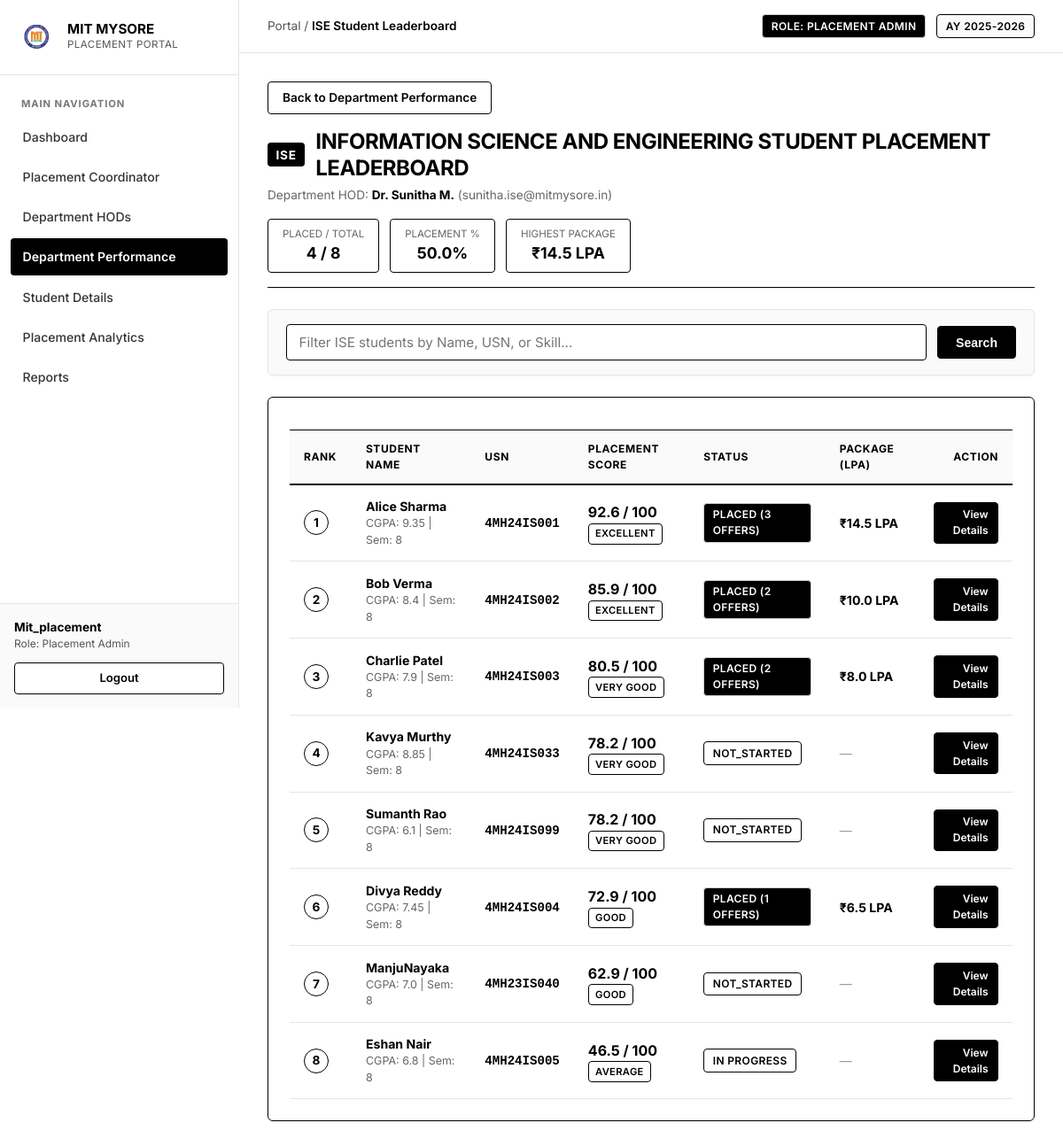
Before: /portal/department/ISE (signed in) with the older database file.
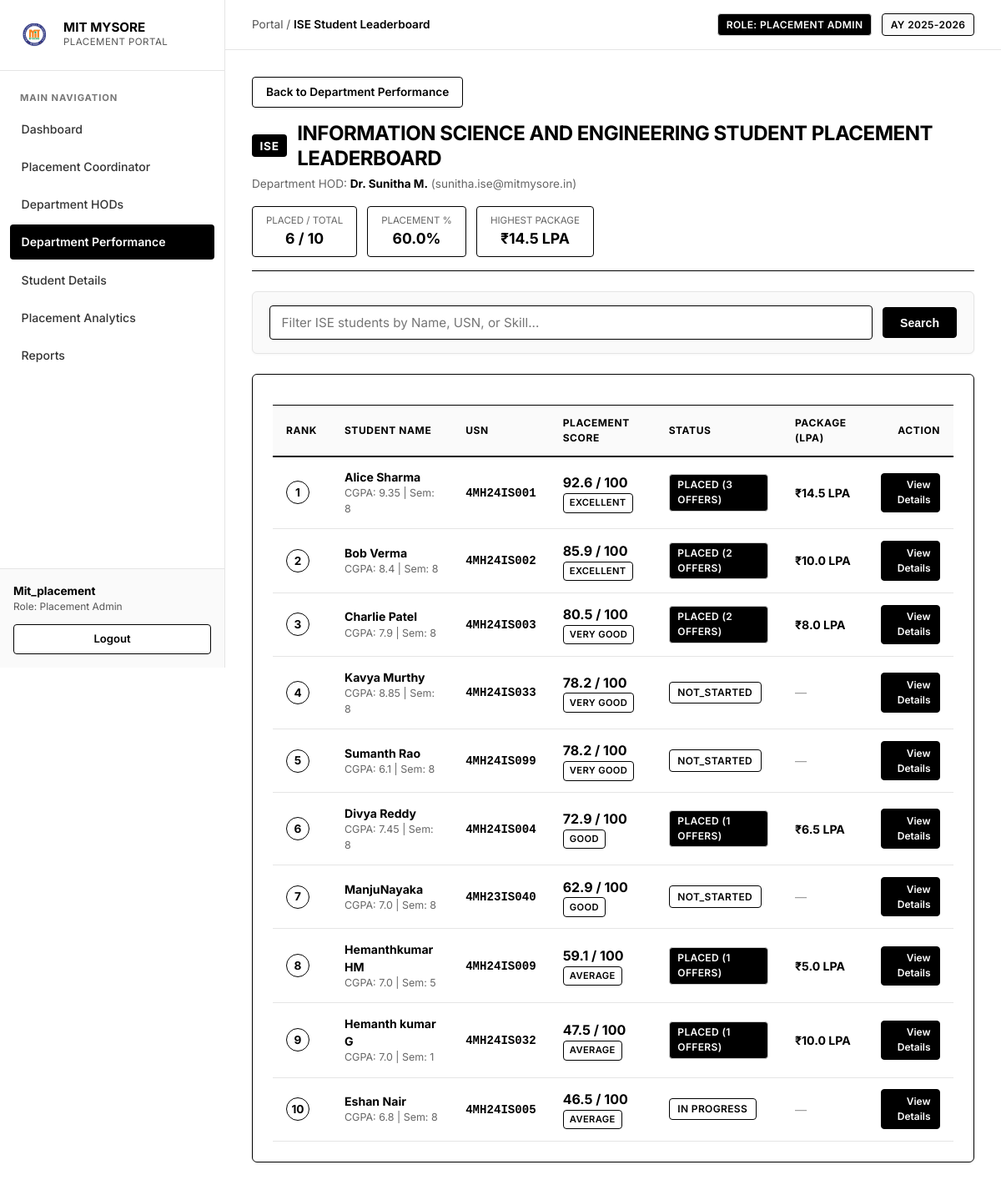
After: the same page with the newer database file.
### models.py (models this page shows)
class Department(db.Model):
    __tablename__ = 'departments'
    id = db.Column(db.Integer, primary_key=True)
    code = db.Column(db.String(20), unique=True, nullable=False)
    name = db.Column(db.String(100), unique=True, nullable=False)
    hod_name = db.Column(db.String(100), default='Dr. HOD')
    hod_id = db.Column(db.String(50), default='HOD_01')
    hod_email = db.Column(db.String(100), default='hod@mitmysore.in')
    hod_phone = db.Column(db.String(30), default='+91 98450 11223')
    admins = db.relationship('Admin', backref='department', lazy=True)
    students = db.relationship('Student', backref='department', lazy=True)

class Student(db.Model):
    __tablename__ = 'students'
    usn = db.Column(db.String(20), primary_key=True)
    name = db.Column(db.String(100), nullable=False)
    mobile_number = db.Column(db.String(15), unique=True, nullable=False)
    email = db.Column(db.String(100), unique=True, nullable=True)
    department_id = db.Column(db.Integer, db.ForeignKey('departments.id'), nullable=False)
    semester = db.Column(db.Integer, default=8)
    cgpa = db.Column(db.Float, default=8.0)
    attendance = db.Column(db.Float, default=85.0)
    academic_score = db.Column(db.Float, default=82.0)
    skills = db.Column(db.String(255), default="Python, DSA, SQL")
    programming_languages = db.Column(db.String(255), default="Python, Java, C++")
    technical_skills = db.Column(db.String(255), default="Data Structures, DBMS, Web Development")
    certifications = db.Column(db.String(255), default="Cloud Computing, Full Stack Web Development")
    projects = db.Column(db.Text, default="Smart Placement Portal, AI Resume Screener")
    companies_attended = db.Column(db.Integer, default=0)
    companies_selected = db.Column(db.Integer, default=0)
    offers_count = db.Column(db.Integer, default=0)
    highest_package = db.Column(db.Float, default=0.0)  # in LPA
    average_package = db.Column(db.Float, default=0.0)  # in LPA
    placement_status = db.Column(db.String(50), default="NOT_STARTED") # PLACED, IN_PROCESS, NOT_STARTED, NOT_PLACED
    placement_approval_status = db.Column(db.String(50), default="APPROVED") # PENDING, APPROVED, REJECTED
    approved_by = db.Column(db.String(100), nullable=True)
    approved_at = db.Column(db.DateTime, nullable=True)
    rejected_by = db.Column(db.String(100), nullable=True)
    rejected_at = db.Column(db.DateTime, nullable=True)
    rejection_reason = db.Column(db.Text, nullable=True)
    resume = db.Column(db.String(255), default="Resume_Uploaded.pdf")
    performance = db.relationship('PerformanceRecord', backref='student', uselist=False, lazy=True)
    account_link = db.relationship('StudentAccountLink', backref='student', uselist=False, lazy=True)
    recommendations = db.relationship('LearningRecommendation', backref='student', lazy=True, order_by='LearningRecommendation.created_at.desc()')
    youtube_lessons = db.relationship('YouTubeLesson', backref='student', lazy=True, order_by='YouTubeLesson.created_at.desc()')
    quiz_attempts = db.relationship('QuizAttempt', backref='student', lazy=True, order_by='QuizAttempt.attempted_at.desc()')
    interview_sessions = db.relationship('MockInterviewSession', backref='student', lazy=True, order_by='MockInterviewSession.started_at.desc()')
    @property
    def placement_score(self):
        if self.performance:
            return round(self.performance.overall_aggregate, 1)
        return 0.0
    @property
    def placement_level(self):
        score = self.placement_score
        if score >= 85:
            return "Excellent"
        elif score >= 75:
            return "Very Good"
        elif score >= 60:
            return "Good"
        elif score >= 40:
            return "Average"
        else:
            return "Needs Improvement"

class PerformanceRecord(db.Model):
    __tablename__ = 'performance_records'
    id = db.Column(db.Integer, primary_key=True)
    student_usn = db.Column(db.String(20), db.ForeignKey('students.usn'), nullable=False, unique=True)
    aptitude_score = db.Column(db.Float, default=0.0)
    gd_status = db.Column(db.Boolean, default=False)
    hr_status = db.Column(db.Boolean, default=False)
    coding_c_score = db.Column(db.Float, default=0.0)
    coding_java_score = db.Column(db.Float, default=0.0)
    coding_dsa_score = db.Column(db.Float, default=0.0)
    technical_interview_score = db.Column(db.Float, default=0.0)
    hr_score = db.Column(db.Float, default=0.0)
    @property
    def coding_overall_score(self):
        return round((self.coding_c_score + self.coding_java_score + self.coding_dsa_score) / 3.0, 1)
    @property
    def overall_aggregate(self):
        coding_avg = self.coding_overall_score
        tech_score = self.technical_interview_score if self.technical_interview_score > 0 else coding_avg
        hr_val = self.hr_score if self.hr_score > 0 else (90.0 if self.hr_status else 45.0)
        gd_val = 90.0 if self.gd_status else 45.0
        score = (self.aptitude_score * 0.25) + (coding_avg * 0.35) + (tech_score * 0.20) + (hr_val * 0.10) + (gd_val * 0.10)
        return round(score, 1)

### app.py (the view)
@app.route('/portal/department/<dept_code>')
def portal_department_leaderboard(dept_code):
    admin = get_current_admin()
    if not admin:
        return redirect(url_for('admin_login'))
    department = Department.query.filter_by(code=dept_code.upper()).first_or_404()
    dept_stats = get_department_stats(department)
    students_query = Student.query.filter_by(department_id=department.id)
    search_query = request.args.get('search', '').strip()
    if search_query:
        students_query = students_query.filter(
            (Student.usn.ilike(f"%{search_query}%")) |
            (Student.name.ilike(f"%{search_query}%")) |
            (Student.skills.ilike(f"%{search_query}%"))
        )
    students = sorted(students_query.all(), key=lambda s: (s.placement_score, s.highest_package), reverse=True)
    return render_template(
        'portal_dept_leaderboard.html',
        active_page='performance',
        active_dept=dept_code.upper(),
        admin=admin,
        department=department,
        stats=dept_stats,
        students=students,
        search_query=search_query
    )

### templates/portal_dept_leaderboard.html (shortened to what this page needs)
{% extends 'portal_base.html' %}
{% block breadcrumb %}{{ department.code }} Student Leaderboard{% endblock %}
{% block portal_content %}
<div style="margin-bottom: 1.5rem;">
    <a href="{{ url_for('portal_performance') }}" class="btn btn-secondary" style="border: 1px solid #000; color: #000; font-size: 0.85rem; padding: 0.45rem 1rem; margin-bottom: 1rem; display: inline-block; background: #fff;">
        Back to Department Performance
    </a>
    <div style="display: flex; justify-content: space-between; align-items: flex-start; flex-wrap: wrap; gap: 1rem; border-bottom: 1px solid #000; padding-bottom: 1rem;">
        <div>
            <div style="display: flex; align-items: center; gap: 0.75rem; margin-bottom: 0.35rem;">
                <span class="badge-dept" style="font-size: 0.85rem; padding: 0.2rem 0.6rem;">{{ department.code }}</span>
                <h2 style="font-size: 1.5rem; font-weight: 700; color: #000; margin: 0; text-transform: uppercase;">
                    {{ department.name }} Student Placement Leaderboard
                </h2>
            </div>
            <p style="color: #666; font-size: 0.85rem; margin: 0;">
                Department HOD: <strong style="color: #000;">{{ department.hod_name }}</strong> ({{ department.hod_email }})
            </p>
        </div>
        <div style="display: flex; gap: 0.75rem; flex-wrap: wrap;">
            <div style="background: #fff; border: 1px solid #000; border-radius: 4px; padding: 0.5rem 1rem; text-align: center;">
                <div style="font-size: 0.72rem; color: #666; text-transform: uppercase;">Placed / Total</div>
                <div style="font-weight: 700; color: #000; font-size: 1.1rem;">{{ stats.placed_count }} / {{ stats.total_students }}</div>
            </div>
            <div style="background: #fff; border: 1px solid #000; border-radius: 4px; padding: 0.5rem 1rem; text-align: center;">
                <div style="font-size: 0.72rem; color: #666; text-transform: uppercase;">Placement %</div>
                <div style="font-weight: 700; color: #000; font-size: 1.1rem;">{{ stats.placement_pct }}%</div>
            </div>
            <div style="background: #fff; border: 1px solid #000; border-radius: 4px; padding: 0.5rem 1rem; text-align: center;">
                <div style="font-size: 0.72rem; color: #666; text-transform: uppercase;">Highest Package</div>
                <div style="font-weight: 700; color: #000; font-size: 1.1rem;">₹{{ stats.highest_package }} LPA</div>
            </div>
        </div>
    </div>
</div>
<div class="card" style="padding: 1rem 1.25rem; margin-bottom: 1.5rem; border: 1px solid #e5e5e5; background: #fafafa;">
    <form method="GET" style="display: flex; gap: 0.75rem; align-items: center;">
        <input type="text" name="search" value="{{ search_query }}" placeholder="Filter {{ department.code }} students by Name, USN, or Skill..." class="form-control" style="flex: 1; padding: 0.6rem 0.85rem; border: 1px solid #000;">
        <button type="submit" class="btn" style="padding: 0.6rem 1.25rem; background: #000; color: #fff; border: 1px solid #000;">Search</button>
    </form>
</div>
<div class="card" style="border: 1px solid #000; padding: 1.5rem;">
    <div style="overflow-x: auto;">
        <table class="portal-table">
            <thead>
                <tr>
                    <th style="width: 70px;">Rank</th>
                    <th>Student Name</th>
                    <th>USN</th>
                    <th>Placement Score</th>
                    <th>Status</th>
                    <th>Package (LPA)</th>
                    <th style="text-align: right;">Action</th>
                </tr>
            </thead>
            <tbody>
                {% for student in students %}
                <tr onclick="window.location.href='{{ url_for('portal_student_details', usn=student.usn) }}'" style="cursor: pointer;">
                    <td>
                        <span class="rank-badge rank-normal" style="border: 1px solid #000; background: #fff; color: #000;">
                            {{ loop.index }}
                        </span>
                    </td>
                    <td>
                        <div style="font-weight: 700;">{{ student.name }}</div>
                        <div style="font-size: 0.78rem; color: #666;">CGPA: {{ student.cgpa }} | Sem: {{ student.semester }}</div>
                    </td>
                    <td>
                        <span style="font-family: monospace; font-weight: 600;">{{ student.usn }}</span>
                    </td>
                    <td>
                        <div style="font-weight: 700; font-size: 1rem;">
                            {{ student.placement_score }} / 100
                        </div>
                        <span class="badge" style="border: 1px solid #000; font-size: 0.7rem; padding: 0.15rem 0.45rem; background: #fff; color: #000;">
                            {{ student.placement_level }}
                        </span>
                    </td>
                    <td>
                        {% if student.placement_status == 'Placed' %}
                            <span class="badge" style="background: #000; color: #fff;">
                                Placed ({{ student.offers_count }} Offers)
                            </span>
                        {% else %}
                            <span class="badge" style="border: 1px solid #000; background: #fff; color: #000;">
                                {{ student.placement_status }}
                            </span>
                        {% endif %}
                    </td>
                    <td>
                        {% if student.highest_package > 0 %}
                            <strong>₹{{ student.highest_package }} LPA</strong>
                        {% else %}
                            <span style="color: #999;">—</span>
                        {% endif %}
                    </td>
                    <td style="text-align: right;">
                        <span class="btn" style="font-size: 0.75rem; padding: 0.3rem 0.65rem; background: #000; color: #fff; border: 1px solid #000;">
                            View Details
                        </span>
                    </td>
                </tr>
                {% else %}
                <tr>
                    <td colspan="7" style="text-align: center; padding: 2rem; color: #666;">
                        No students found matching your search.
                    </td>
                </tr>
                {% endfor %}
            </tbody>
        </table>
    </div>
</div>
{% endblock %}

### templates/portal_base.html (shortened to what this page needs)
<!DOCTYPE html>
<html lang="en">
<head>
    <link rel="stylesheet" href="{{ url_for('static', filename='css/style.css') }}">
</head>
<body>
    <div class="portal-layout">
        <aside class="portal-sidebar">
            <div class="portal-brand">
                <img src="{{ url_for('static', filename='images/mit_logo.png') }}" alt="MIT Mysore Logo" class="portal-brand-logo-img">
                <div>
                    <div class="portal-brand-title">MIT MYSORE</div>
                    <div class="portal-brand-subtitle">Placement Portal</div>
                </div>
            </div>
            <nav class="portal-nav">
                <div class="portal-nav-heading">Main Navigation</div>
                <a href="{{ url_for('portal_dashboard') }}" class="portal-nav-link {% if active_page == 'dashboard' %}active{% endif %}">
                    <span>Dashboard</span>
                </a>
                <a href="{{ url_for('coordinator_portal') }}" class="portal-nav-link {% if active_page == 'coordinator' %}active{% endif %}">
                    <span>Placement Coordinator</span>
                </a>
                <a href="{{ url_for('portal_hods') }}" class="portal-nav-link {% if active_page == 'hods' %}active{% endif %}">
                    <span>Department HODs</span>
                </a>
                <a href="{{ url_for('portal_performance') }}" class="portal-nav-link {% if active_page == 'performance' %}active{% endif %}">
                    <span>Department Performance</span>
                </a>
                <a href="{{ url_for('portal_students') }}" class="portal-nav-link {% if active_page == 'students' %}active{% endif %}">
                    <span>Student Details</span>
                </a>
                <a href="{{ url_for('portal_analytics') }}" class="portal-nav-link {% if active_page == 'analytics' %}active{% endif %}">
                    <span>Placement Analytics</span>
                </a>
                <a href="{{ url_for('portal_reports') }}" class="portal-nav-link {% if active_page == 'reports' %}active{% endif %}">
                    <span>Reports</span>
                </a>
            </nav>
            <div class="portal-sidebar-footer">
                <div class="portal-user-card">
                    <div class="portal-user-name">Mit_placement</div>
                    <div class="portal-user-role">Role: Placement Admin</div>
                </div>
                <a href="{{ url_for('admin_logout') }}" class="btn btn-secondary" style="width: 100%; font-size: 0.82rem; padding: 0.45rem;">
                    Logout
                </a>
            </div>
        </aside>
        <div class="portal-main">
            <header class="portal-topbar">
                <div class="portal-breadcrumb">
                    <a href="{{ url_for('portal_dashboard') }}">Portal</a>
                    <span>/</span>
                    <span style="font-weight: 600; color: #000;">{% block breadcrumb %}Dashboard{% endblock %}</span>
                </div>
                <div class="portal-topbar-actions">
                    <span class="badge" style="background: #000; color: #fff;">
                        Role: Placement Admin
                    </span>
                    <span class="badge" style="border: 1px solid #000;">
                        AY 2025-2026
                    </span>
                </div>
            </header>
            <div class="portal-container">
                {% block portal_content %}{% endblock %}
            </div>
        </div>
    </div>
</body>
</html>

Changed rows visible on the page:
added Student: name "Hemanthkumar HM", cgpa "7.0", semester "5", usn "4MH24IS009", placement_score "59.1", placement_level "AVERAGE", offers_count "1", highest_package "5.0"
added Student: name "Hemanth kumar G", cgpa "7.0", semester "1", usn "4MH24IS032", placement_score "47.5", placement_level "AVERAGE", offers_count "1", highest_package "10.0"
Other visible differences:
{{ stats.placed_count }}: "4" → "6"
{{ stats.total_students }}: "8" → "10"
{{ stats.placement_pct }}: "50.0" → "60.0"
